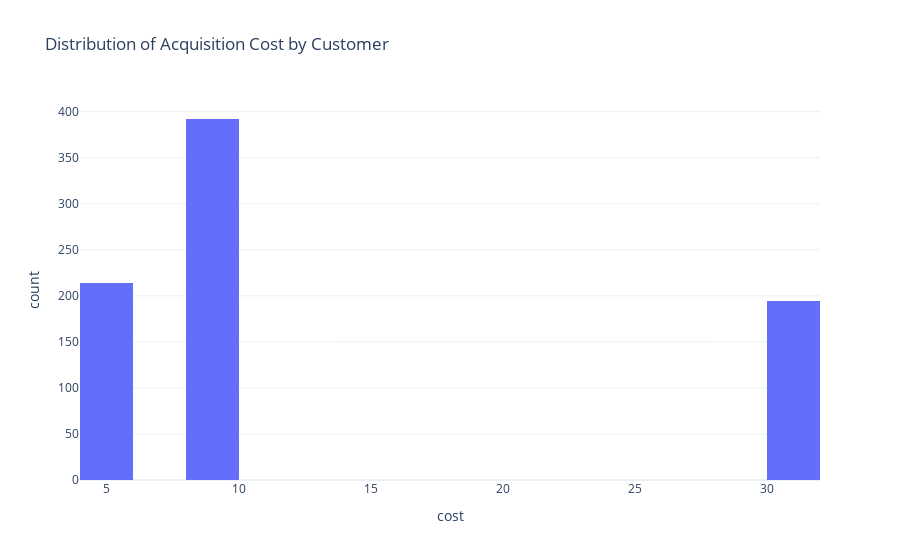

Here is the notebook cell this chart was saved with:
### Markdown cell above
## Visualizing the distribution of Acquisition cost and revenue generated by customer using histogram

### Code cell
fig = px.histogram(data, x='cost', nbins=20, title='Distribution of Acquisition Cost by Customer')
fig.show()

### Figure 1 — Plotly figure (JSON) as saved in the notebook; plotly's stock layout.template omitted (floating-point values rounded to 4 significant figures; data arrays with more than 128 entries replaced by an {"elided": "..."} marker saying what was removed)
{"data": [{"alignmentgroup": "True", "bingroup": "x", "hovertemplate": "cost=%{x}<br>count=%{y}<extra></extra>", "legendgroup": "", "marker": {"color": "#636efa", "pattern": {"shape": ""}}, "name": "", "nbinsx": 20, "offsetgroup": "", "orientation": "v", "showlegend": false, "type": "histogram", "x": {"elided": "800 float values"}, "xaxis": "x", "yaxis": "y"}], "layout": {"barmode": "relative", "legend": {"tracegroupgap": 0}, "title": {"text": "Distribution of Acquisition Cost by Customer"}, "xaxis": {"anchor": "y", "domain": [0, 1], "title": {"text": "cost"}}, "yaxis": {"anchor": "x", "domain": [0, 1], "title": {"text": "count"}}}}
